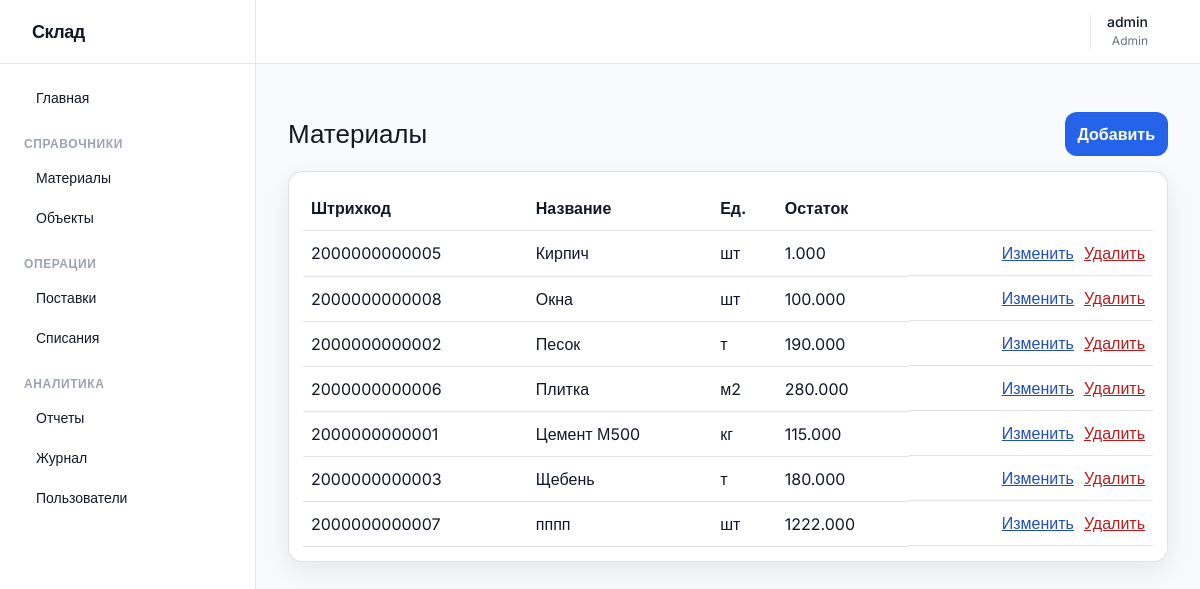
The page /materials/ (signed in) on the database its author committed.
### app/models.py (models this page shows, shortened)
class User(db.Model, UserMixin):
    __tablename__ = "users"
    id = db.Column(db.Integer, primary_key=True)
    username = db.Column(db.String(80), unique=True, nullable=False)
    password_hash = db.Column(db.String(255), nullable=False)
    role = db.Column(db.String(30), nullable=False)
    created_at = db.Column(db.DateTime, nullable=False, default=datetime.utcnow)

class Material(db.Model):
    __tablename__ = "materials"
    id = db.Column(db.Integer, primary_key=True)
    barcode = db.Column(db.String(64), unique=True, nullable=False)
    name = db.Column(db.String(150), unique=True, nullable=False)
    unit = db.Column(db.String(20), nullable=False)
    current_stock = db.Column(db.Numeric(12, 3), nullable=False, default=Decimal("0"))
    created_at = db.Column(db.DateTime, nullable=False, default=datetime.utcnow)

### app/materials/routes.py (the view)
@bp.route("/")
@login_required
def list_materials():
    materials = Material.query.order_by(Material.name.asc()).all()
    return render_template("materials/list.html", materials=materials)

### app/auth/routes.py (called while the page is built)
@login_manager.user_loader
def load_user(user_id: str):
    return User.query.get(int(user_id))

### app/templates/materials/list.html (shortened to what this page needs)
{% extends 'base.html' %}
{% block content %}
  <div class="row">
    <h1>Материалы</h1>
    {% if current_user.role in ['admin','storekeeper'] %}
      <a class="btn" href="{{ url_for('materials.create_material') }}">Добавить</a>
    {% endif %}
  </div>
  <div class="card">
    <div class="desktop-only">
      <table class="table">
        <thead>
          <tr>
            <th>Штрихкод</th>
            <th>Название</th>
            <th>Ед.</th>
            <th>Остаток</th>
            <th></th>
          </tr>
        </thead>
        <tbody>
          {% for m in materials %}
            <tr>
              <td>{{ m.barcode }}</td>
              <td>{{ m.name }}</td>
              <td>{{ m.unit }}</td>
              <td>{{ '%.3f'|format(m.current_stock) }}</td>
              <td class="actions">
                {% if current_user.role in ['admin','storekeeper'] %}
                  <a class="link" href="{{ url_for('materials.edit_material', material_id=m.id) }}">Изменить</a>
                {% endif %}
                {% if current_user.role == 'admin' %}
                  <form method="post" action="{{ url_for('materials.delete_material', material_id=m.id) }}" onsubmit="return confirm('Удалить материал?')">
                    <button class="link danger" type="submit">Удалить</button>
                  </form>
                {% endif %}
              </td>
            </tr>
          {% endfor %}
        </tbody>
      </table>
    </div>
  </div>
{% endblock %}

### app/templates/base.html (shortened to what this page needs)
<!DOCTYPE html>
<html lang="ru" class="light">
<head>
  <link rel="stylesheet" href="{{ url_for('static', filename='tailwind.css') }}">
  <link rel="stylesheet" href="{{ url_for('static', filename='styles.css') }}">
</head>
<body class="bg-gray-50 text-gray-900 dark:bg-gray-900 dark:text-gray-100 font-sans antialiased flex h-screen overflow-hidden transition-colors duration-200">
  {% if current_user.is_authenticated %}
    <aside id="sidebar" class="bg-white dark:bg-gray-800 border-r border-gray-200 dark:border-gray-700 w-64 hidden md:flex flex-col transition-colors duration-200 z-20 fixed md:relative h-full inset-y-0 left-0">
      <div class="h-16 flex items-center px-6 border-b border-gray-200 dark:border-gray-700">
        <span class="text-lg font-bold tracking-tight">Склад</span>
      </div>
      <nav class="flex-1 overflow-y-auto py-4 px-3 space-y-1">
        <a href="{{ url_for('reports.dashboard') }}" class="flex items-center px-3 py-2 text-sm font-medium rounded-md hover:bg-gray-100 dark:hover:bg-gray-700">
           Главная
        </a>
        <div class="pt-4 pb-1">
          <p class="px-3 text-xs font-semibold text-gray-400 uppercase tracking-wider">Справочники</p>
        </div>
        <a href="{{ url_for('materials.list_materials') }}" class="flex items-center px-3 py-2 text-sm font-medium rounded-md hover:bg-gray-100 dark:hover:bg-gray-700">
           Материалы
        </a>
        <a href="{{ url_for('objects.list_objects') }}" class="flex items-center px-3 py-2 text-sm font-medium rounded-md hover:bg-gray-100 dark:hover:bg-gray-700">
           Объекты
        </a>
        <div class="pt-4 pb-1">
          <p class="px-3 text-xs font-semibold text-gray-400 uppercase tracking-wider">Операции</p>
        </div>
        <a href="{{ url_for('inventory.list_supplies') }}" class="flex items-center px-3 py-2 text-sm font-medium rounded-md hover:bg-gray-100 dark:hover:bg-gray-700">
           Поставки
        </a>
        <a href="{{ url_for('inventory.list_writeoffs') }}" class="flex items-center px-3 py-2 text-sm font-medium rounded-md hover:bg-gray-100 dark:hover:bg-gray-700">
           Списания
        </a>
        <div class="pt-4 pb-1">
          <p class="px-3 text-xs font-semibold text-gray-400 uppercase tracking-wider">Аналитика</p>
        </div>
        <a href="{{ url_for('reports.stock_report') }}" class="flex items-center px-3 py-2 text-sm font-medium rounded-md hover:bg-gray-100 dark:hover:bg-gray-700">
           Отчеты
        </a>
        {% if current_user.role in ['admin', 'manager'] %}
          <a href="{{ url_for('audit.list_audit') }}" class="flex items-center px-3 py-2 text-sm font-medium rounded-md hover:bg-gray-100 dark:hover:bg-gray-700">
             Журнал
          </a>
        {% endif %}
        {% if current_user.role == 'admin' %}
          <a href="{{ url_for('users.list_users') }}" class="flex items-center px-3 py-2 text-sm font-medium rounded-md hover:bg-gray-100 dark:hover:bg-gray-700">
             Пользователи
          </a>
        {% endif %}
      </nav>
    </aside>
  {% endif %}
  <div class="flex-1 flex flex-col w-full overflow-hidden">
    {% if current_user.is_authenticated %}
      <header class="h-16 bg-white dark:bg-gray-800 border-b border-gray-200 dark:border-gray-700 flex items-center justify-between px-4 sm:px-6 transition-colors duration-200 z-10">
        <div class="flex items-center space-x-4 ml-auto">
          <button id="theme-toggle" class="p-2 rounded-full text-gray-500 hover:bg-gray-100 dark:hover:bg-gray-700 focus:outline-none" title="Переключить тему" type="button">
          </button>
          <div class="flex items-center gap-3 border-l border-gray-200 dark:border-gray-700 pl-4">
            <div class="text-right hidden sm:block">
              <p class="text-sm font-medium leading-none">{{ current_user.username }}</p>
              <p class="text-xs text-gray-500 dark:text-gray-400 mt-1 capitalize">{{ current_user.role }}</p>
            </div>
            <a href="{{ url_for('auth.logout') }}" class="p-2 text-red-600 hover:bg-red-50 dark:hover:bg-red-900/20 rounded-md transition-colors" title="Выход">
            </a>
          </div>
        </div>
      </header>
    {% endif %}
    <main class="flex-1 overflow-x-hidden overflow-y-auto p-4 sm:p-6 lg:p-8 relative">
      {% block content %}{% endblock %}
    </main>
  </div>
</body>
</html>

### app/static/styles.css (style rules this page uses)
:root { --bg:#f6f7fb; --text:#0f172a; --muted:#475569; --card:#ffffff; --border:rgba(15,23,42,.12); --shadow:0 10px 30px rgba(2,6,23,.08); --primary:#2563eb; --primary_text:#ffffff; --danger:#b91c1c; --danger_bg:rgba(239,68,68,.12); --success_bg:rgba(34,197,94,.12); --input_bg:#ffffff; }
* { box-sizing:border-box }
body { margin:0;font-family:system-ui,-apple-system,Segoe UI,Roboto,Arial,sans-serif;background:var(--bg);color:var(--text) }
a { color:inherit }
h1 { font-size:26px;margin:18px 0 }
.card { background:var(--card);border:1px solid var(--border);border-radius:14px;padding:14px;box-shadow:var(--shadow) }
.row { display:flex;align-items:center;justify-content:space-between;gap:12px;flex-wrap:wrap }
.btn { display:inline-block;border:1px solid color-mix(in oklab,var(--primary) 60%, var(--border));background:var(--primary);color:var(--primary_text);padding:9px 12px;border-radius:12px;text-decoration:none;font-weight:700;cursor:pointer }
.table { width:100%;border-collapse:collapse }
.table th,.table td { padding:10px 8px;border-bottom:1px solid var(--border);text-align:left;vertical-align:top }
.table thead th { position:sticky;top:0;background:var(--card);z-index:1 }
.actions { display:flex;gap:10px;align-items:center;justify-content:flex-end;flex-wrap:wrap }
.desktop-only { display:block }
.link { background:transparent;border:none;color:color-mix(in oklab,var(--primary) 75%, var(--text));cursor:pointer;padding:0;font:inherit;text-decoration:underline }
.danger { color:var(--danger) }

### rows shown on the page
User: username "admin", role "Admin"
Material: barcode "2000000000005", name "Кирпич", unit "шт", current_stock "1.000"
Material: barcode "2000000000008", name "Окна", unit "шт", current_stock "100.000"
Material: barcode "2000000000002", name "Песок", unit "т", current_stock "190.000"
Material: barcode "2000000000006", name "Плитка", unit "м2", current_stock "280.000"
Material: barcode "2000000000001", name "Цемент М500", unit "кг", current_stock "115.000"
Material: barcode "2000000000003", name "Щебень", unit "т", current_stock "180.000"
Material: barcode "2000000000007", name "пппп", unit "шт", current_stock "1222.000"
